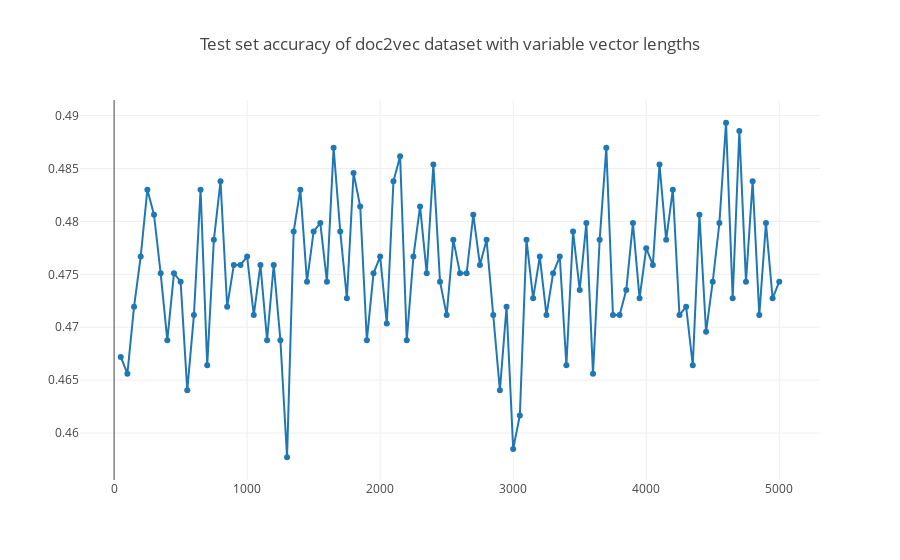

Notebook cell for this chart:
### Code cell
traces = doc2vec_accuracies

# Create traces
def create_scatter(trace):    
    return go.Scatter(
        x = list(traces[trace].keys()),
        y = list(traces[trace].values()),
        mode = 'lines+markers',
        name = trace
    )

trace_data = [create_scatter(trace) for trace in doc2vec_accuracies.keys()]

layout = go.Layout(
    title = 'Test set accuracy of doc2vec dataset with variable vector lengths',
)

fig = go.Figure(data = trace_data, layout = layout)

iplot(fig)
